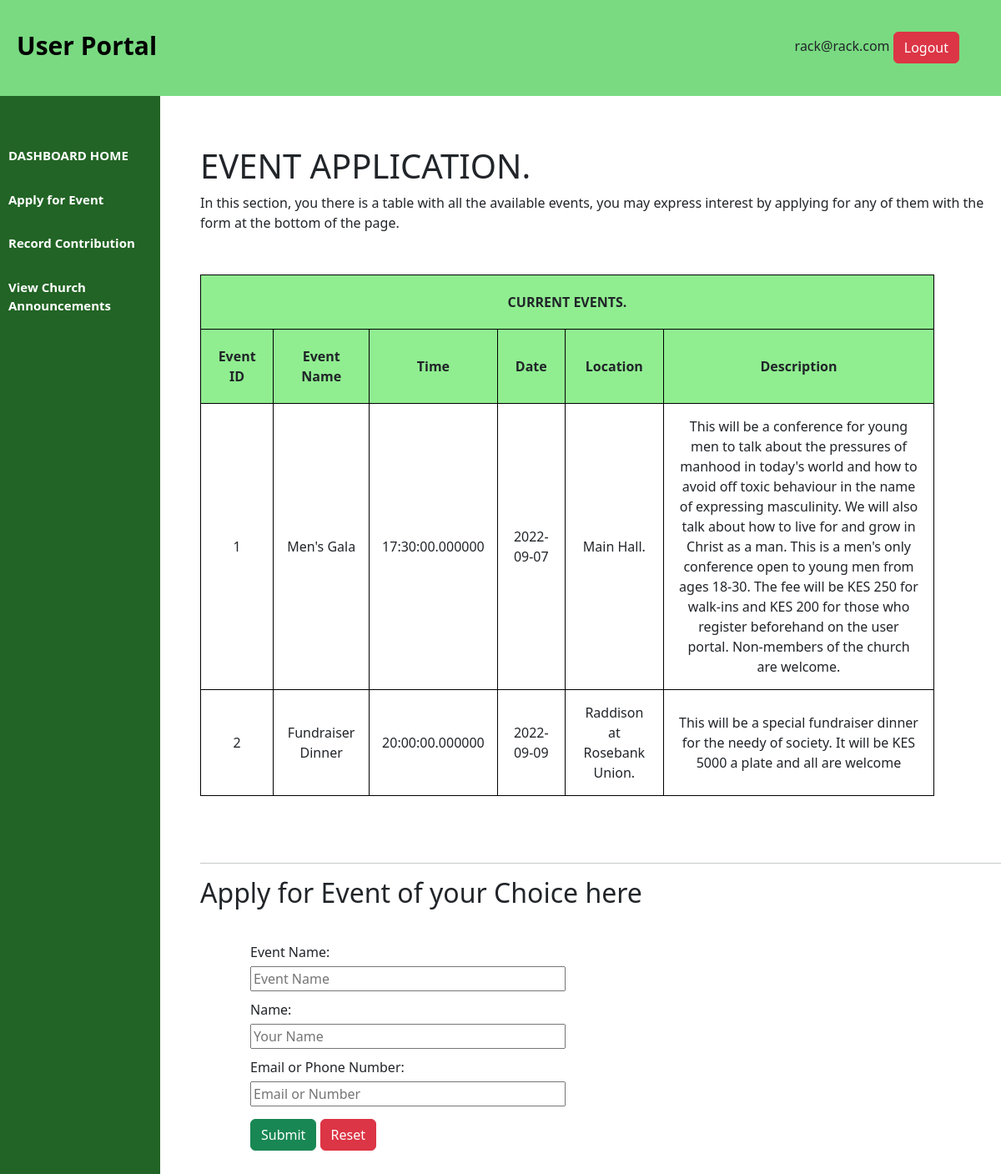
The page /userevent.php (signed in) on the database its author committed.
### tables this page shows
CREATE TABLE `events` (
  `ID` int(255) NOT NULL,
  `eventname` varchar(150) NOT NULL,
  `time` time(6) NOT NULL,
  `date` date NOT NULL,
  `location` varchar(250) NOT NULL,
  `description` varchar(1500) NOT NULL
);

### userevent.php (the view, shortened to what this page needs)
<?php
    $data = mysqli_connect("localhost","root","","church_system");
    $sql = "SELECT * FROM events";
    $result = mysqli_query($data, $sql);
?>
<!DOCTYPE html>
<html lang="en">
<head>
    <link rel="stylesheet" href="dash.css">
<link href="https://cdn.jsdelivr.net/npm/bootstrap@5.2.0/dist/css/bootstrap.min.css" rel="stylesheet">
</head>
<header class="uheader">
		<a id="usr">User Portal</a>
		<div class="logout">
        <a><?php echo ($_SESSION['email']) ?> </a>
        <a href="logout.php" class="btn btn-danger">Logout</a>
		</div>
</header>
<body>
<?php include "userheader.php"; ?>
    <div class="content">
        <div class="adminsection_1">
        <h1 class="img-text">EVENT APPLICATION.</h1>
        </div>
	<p>In this section, you there is a table with all the available events,
        you may express interest by applying for any of them with the form at the bottom of the page.
    </p>
    <table>
        <tr>
            <th colspan="7">CURRENT EVENTS.</th>
        </tr>
        <tr>
            <th>Event ID</th>
            <th>Event Name</th>
            <th>Time</th>
            <th>Date</th>
            <th>Location</th>
            <th>Description</th>
        </tr>
        <?php
                while($aquire=$result->fetch_assoc())
                {
            ?>
        <tr>
            <td>  <?php echo "{$aquire['ID']}"; ?></td>
            <td>  <?php echo "{$aquire['eventname']}"; ?></td>
            <td>  <?php echo "{$aquire['time']}"; ?></td>
            <td>  <?php echo "{$aquire['date']}"; ?></td>
            <td>  <?php echo "{$aquire['location']}"; ?></td>
            <td>  <?php echo "{$aquire['description']}"; ?></td>
            </tr>
            <?php } ?>
        </table>
        <hr>
        <h2>Apply for Event of your Choice here</h2>
        <form action="usereventconnect.php" method="POST">
            <label for="eventname">Event Name: </label><br>
            <input type="text" placeholder="Event Name" name="eventname"><br>
            <label for="name">Name: </label><br>
            <input type="text" placeholder="Your Name" name="name"><br>
            <label for="contact">Email or Phone Number: </label><br>
            <input type="text" placeholder="Email or Number" name="contact"><br>
            <input type="submit" id="submit" class="btn btn-success">
            <input type="reset" id="reset" class="btn btn-danger">
        </form>
    </div>
</body>

### dash.css (style rules this page uses)
.uheader { background-color: rgb(121, 218, 129); line-height: 70px; padding-left: 30px; padding: 20px; margin: 0; }
.logout { float: right; padding-right: 30px; }
a,a:hover { text-decoration: none!important; }
.content { margin-left: 20%; margin-top: 5%; }
#usr { font-weight: bold; font-size: 30px; color: black; }
table, tr, th { border: 1px solid black; }

### userevent.php (style rules this page uses)
table { margin-top: 50px; margin-left: auto; margin-right: 80px; margin-bottom: 80px; }
table tr th { border: 1px solid black; padding:20px; text-align:center; background-color: lightgreen; width: max-content; }
table tr td { border: 1px solid black; padding: 15px; text-align:center; width: max-content; }
form { margin-top: 40px; margin-left: 60px; margin-bottom: 3cm; }
form input { margin-bottom: 10px; margin-top: 5px; width: 10cm; }
#submit { width: auto; }
#reset { width: auto; }

### rows shown on the page
events: ID "1", eventname "Men's Gala", time "17:30:00.000000", date "2022-09-07", location "Main Hall.", description "This will be a conference for young men to talk about the pressures of manhood in today's world and how to avoid off toxic behaviour in the name of expressing masculinity. We will also talk about how to live for and grow in Christ as a man. This is a men's only conference open to young men from ages 18-30. The fee will be KES 250 for walk-ins and KES 200 for those who register beforehand on the user portal. Non-members of the church are welcome."
events: ID "2", eventname "Fundraiser Dinner", time "20:00:00.000000", date "2022-09-09", location "Raddison at Rosebank Union.", description "This will be a special fundraiser dinner for the needy of society. It will be KES 5000 a plate and all are welcome"

### other values the page prints
$_SESSION['email'] "rack@rack.com"
